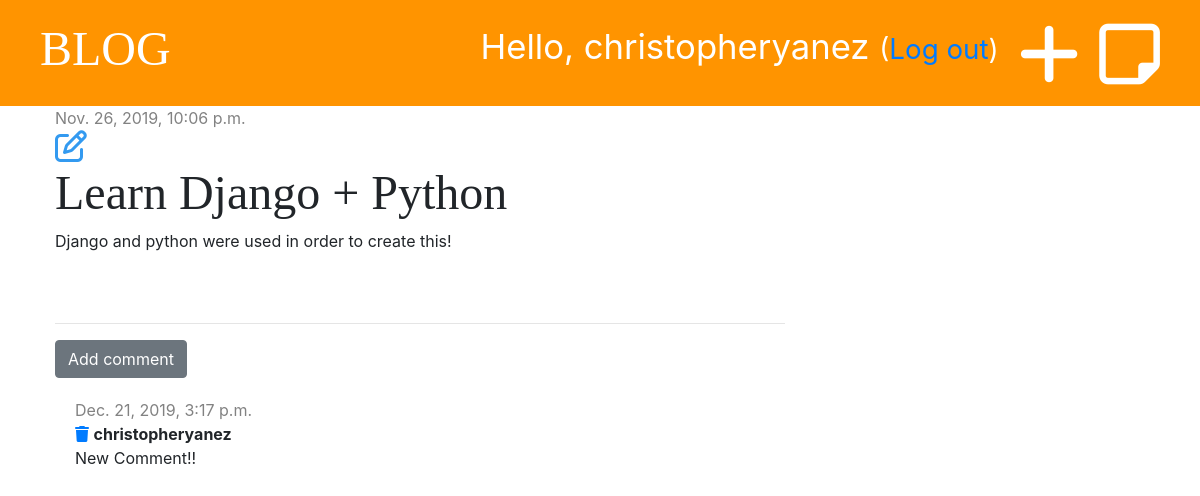
The app's page /post/1/ (signed in) with its own data.
### blog/models.py (models this page shows, shortened)
class Post(models.Model):
    author = models.ForeignKey('auth.User', on_delete=models.CASCADE)
    title = models.CharField(max_length=200)
    text = models.TextField()
    created_date = models.DateTimeField(default=timezone.now)
    published_date = models.DateTimeField(blank=True, null=True)

class Comment(models.Model):
    post = models.ForeignKey('blog.Post', on_delete=models.CASCADE, related_name='comments')
    author = models.CharField(max_length=200)
    text = models.TextField()
    created_date = models.DateTimeField(default=timezone.now)

### blog/views.py (the view)
# urls.py: path('post/<int:pk>/', views.post_detail, name='post_detail'),
def post_detail(request, pk):
    post = get_object_or_404(Post, pk=pk)
    stuff_for_frontend = {'post': post}
    return render(request, 'blog/post_detail.html', stuff_for_frontend)

### blog/templates/blog/post_detail.html (shortened to what this page needs)
{% extends 'blog/base.html' %}
{% block content %}
    <div class="post">
        {% if post.published_date %}
            <div class="date">
                {{ post.published_date }}
            </div>
        {% else %}
            <a href="{% url 'post_publish' pk=post.pk %}" class="btn btn-primary">Publish</a>
        {% endif %}
        {% if user.is_authenticated %}
            <a href="{% url 'post_edit' pk=post.pk %}"><i class="far fa-edit fa-2x" style="color: #339af0"></i></a>
        {% endif %}
        <h1>{{ post.title }}</h1>
        <p>{{ post.text|linebreaksbr }}</p>
    </div>
    <hr>
    <a href="{% url 'add_comment_to_post' pk=post.pk %}" class="btn btn-secondary">Add comment</a>
    {% for comment in post.comments.all %}
        <div class="comment">
            <div class="date">
                {{ comment.created_date }}
            </div>
            <a href="{% url 'comment_remove' pk=comment.pk %}"><i class="fas fa-trash"></i></a>
            <strong>{{ comment.author }}</strong>
            <p>{{ comment.text }}</p>
        </div>
    {% empty %}
        <p>No comments yet...</p>
    {% endfor %}
{% endblock %}

### blog/templates/blog/base.html (shortened to what this page needs)
{% load staticfiles %}
<!DOCTYPE html>
<html lang="en">
<head>
    <link rel="stylesheet" href="https://stackpath.bootstrapcdn.com/bootstrap/4.4.1/css/bootstrap.min.css">
    <link rel="stylesheet" href="{% static 'css/blog.css' %}">
</head>
<body>
<div class="page-header">
    {% if user.is_authenticated %}
        <a href="{% url 'post_draft_list' %}" class="top-menu"><i class="far fa-sticky-note fa-2x"></i></a>
        <a href="{% url 'post_new' %}" class="top-menu"><i class="fas fa-plus fa-2x"></i></a>
        <p class="top-menu">Hello, {{ user.username }} <small>(<a href="{% url 'logout' %}">Log out</a>)</small></p>
    {% else %}
        <a href="{% url 'login' %}" class="top-menu"><i class="fas fa-sign-in-alt fa-2x"></i></a>
    {% endif %}
    <h1><a href="{% url 'post_list' %}">BLOG</a></h1>
</div>
<div class="content container">
    <div class="row">
        <div class="col-md-8">
            {% block content %}
            {% endblock %}
        </div>
    </div>
</div>
</body>
</html>

### blog/static/css/blog.css (style rules this page uses)
.page-header { background-color: #ff9400; margin-top: 0; padding: 20px 20px 20px 40px; }
.page-header h1, .page-header h1 a { color: #ffffff; font-size: 36pt; text-decoration: none; }
.content { margin-left: 40px; }
h1, h2, h3, h4 { font-family: 'Tangerine', 'Droid Sans', serif; font-size: 48px; }
.date { color: #828282; }
.post { margin-bottom: 70px; }
.top-menu, .top-menu:hover { color: #ffffff; float: right; font-size: 26pt; margin-right: 20px; }
.comment { margin: 20px 0px 20px 20px; }

### records on screen
Post: published_date "Nov. 26, 2019, 10:06 p.m.", title "Learn Django + Python", text "Django and python were used in order to create this!"
Comment: created_date "Dec. 21, 2019, 3:17 p.m.", author "christopheryanez", text "New Comment!!"

### other values on screen
{{ user.username }} "christopheryanez"
